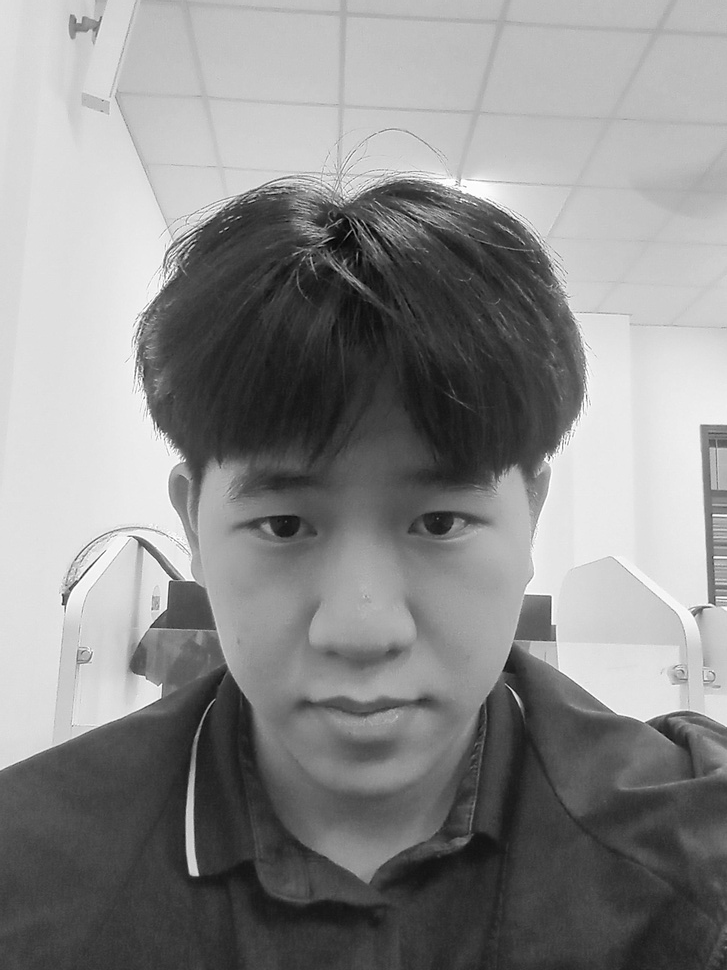
#> input picture datasets/Trinh/20250414_135045.jpg, 727 x 970 px, shrunk from 1944 x 2592 before the run; its folder holds only this picture in this run
$ python cut_picture.py
#> lines starting #> are read from the running program, lines starting #| are printed output that depends on the picture
import cv2
import os

# Thư mục chứa ảnh gốc
INPUT_DIR = "./datasets/Trinh"
# Thư mục chứa ảnh khuôn mặt sau khi cắt
OUTPUT_DIR = "./cropped_datasets/Trinh"

# Tạo thư mục output nếu chưa tồn tại
os.makedirs(OUTPUT_DIR, exist_ok=True)

# Load Haar cascade detector cho khuôn mặt
face_cascade = cv2.CascadeClassifier(cv2.data.haarcascades + "haarcascade_frontalface_default.xml")

# Duyệt qua các file ảnh trong thư mục input
for filename in os.listdir(INPUT_DIR):
    if filename.lower().endswith(('.jpg', '.jpeg', '.png')):
        path = os.path.join(INPUT_DIR, filename)
        img = cv2.imread(path)
#> img is the input picture: shape (970, 727, 3); min 0, max 255, mean 138.7
        gray = cv2.cvtColor(img, cv2.COLOR_BGR2GRAY)

        # Phát hiện khuôn mặt
        faces = face_cascade.detectMultiScale(gray, scaleFactor=1.1, minNeighbors=5)
#> faces = [[155, 379, 427, 427]]

        if len(faces) == 0:
            print(f"⚠️ Không phát hiện khuôn mặt trong {filename}")
            continue

        # Cắt từng khuôn mặt và lưu
        for i, (x, y, w, h) in enumerate(faces):
            face_img = img[y:y+h, x:x+w]
            output_filename = f"{os.path.splitext(filename)[0]}_face{i+1}.jpg"
            output_path = os.path.join(OUTPUT_DIR, output_filename)
            cv2.imwrite(output_path, face_img)
            print(f"✅ Đã lưu khuôn mặt: {output_filename}")
#> this loop made 1 pass
#| ✅ Đã lưu khuôn mặt: 20250414_135045_face1.jpg
#> pass 1, `face_img = img[y:y+h, x:x+w]`:
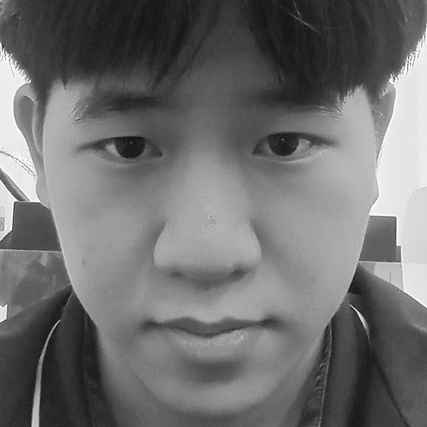
#> face_img: shape (427, 427, 3); min 7, max 255, mean 110.4

print("🎉 Xong!")

$ run again, on datasets/Trinh/20250414_135504.jpg
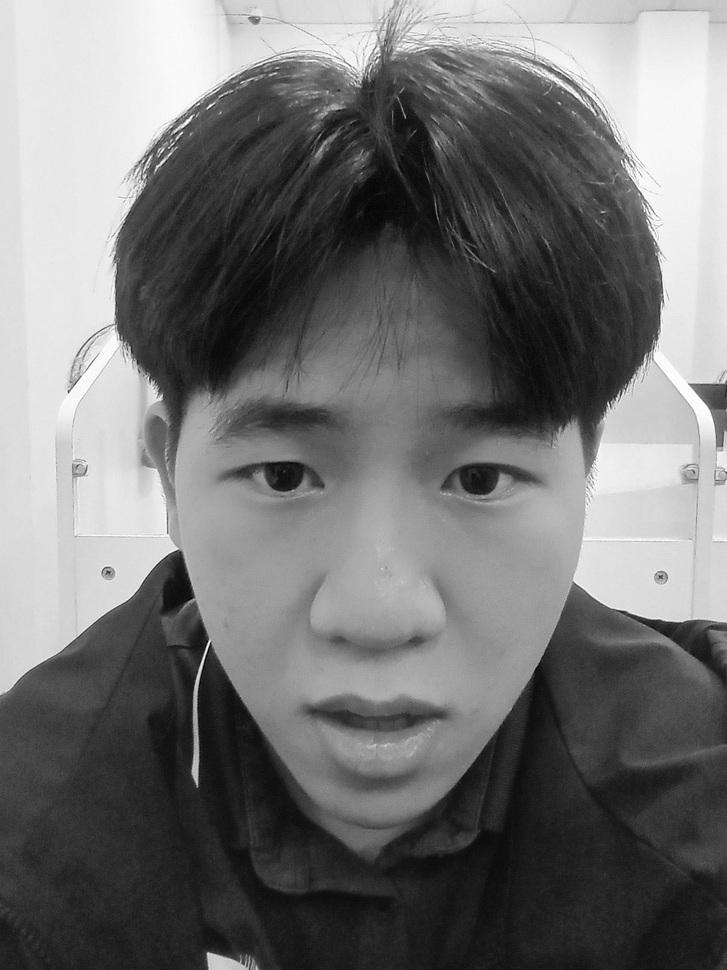
#> input picture datasets/Trinh/20250414_135504.jpg, 727 x 970 px, shrunk from 1944 x 2592 before the run
#> img is the input picture: shape (970, 727, 3); min 0, max 255, mean 115.1
#> faces = [[112, 277, 531, 531]]
#> the loop `for i, (x, y, w, h) in enumerate(faces):` made 1 pass
#> (printed output is left out)
#> pass 1, `face_img = img[y:y+h, x:x+w]`:
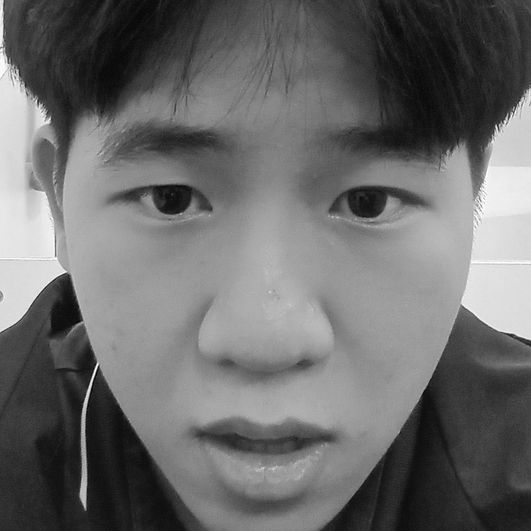
#> face_img: shape (531, 531, 3); min 0, max 255, mean 106.7

$ run again, on datasets/Trinh/User.10.13.jpg
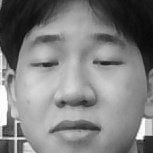
#> input picture datasets/Trinh/User.10.13.jpg, 153 x 153 px
#> img is the input picture: shape (153, 153, 3); min 0, max 255, mean 127.6
#> faces = [[11, 10, 131, 131]]
#> the loop `for i, (x, y, w, h) in enumerate(faces):` made 1 pass
#> (printed output is left out)
#> pass 1, `face_img = img[y:y+h, x:x+w]`:
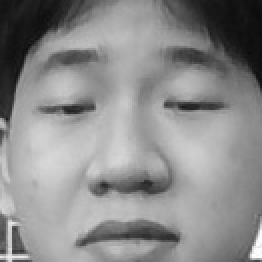
#> face_img: shape (131, 131, 3) (shown 2 times larger); min 11, max 255, mean 139.2

$ run again, on datasets/Trinh/20250414_135142.jpg
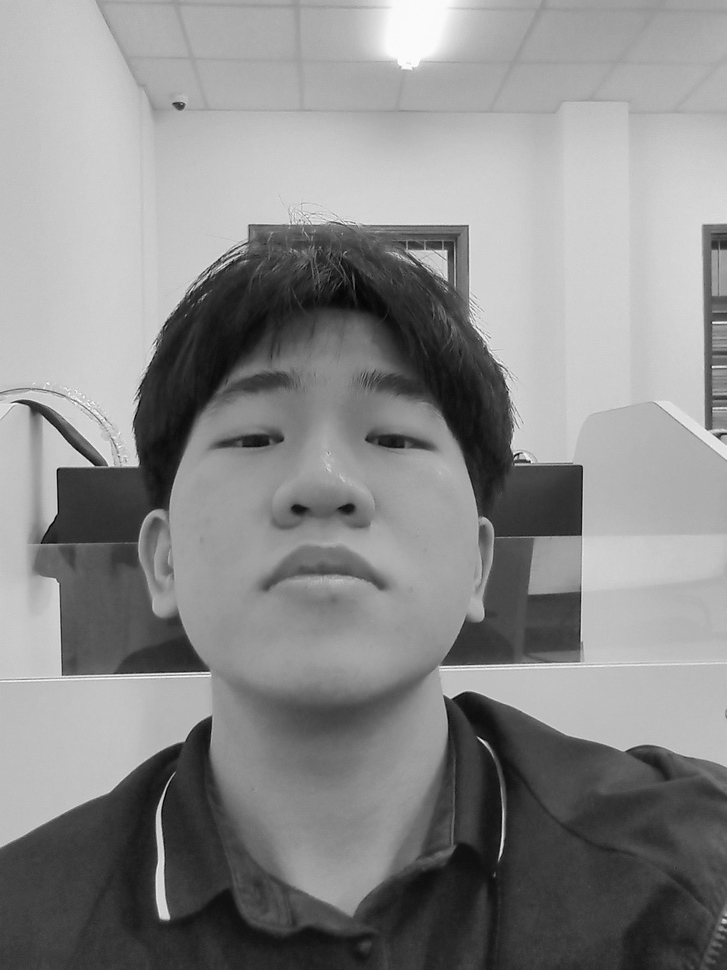
#> input picture datasets/Trinh/20250414_135142.jpg, 727 x 970 px, shrunk from 1944 x 2592 before the run
#> img is the input picture: shape (970, 727, 3); min 0, max 255, mean 137.8
#> faces = [[144, 298, 358, 358]]
#> the loop `for i, (x, y, w, h) in enumerate(faces):` made 1 pass
#> (printed output is left out)
#> pass 1, `face_img = img[y:y+h, x:x+w]`:
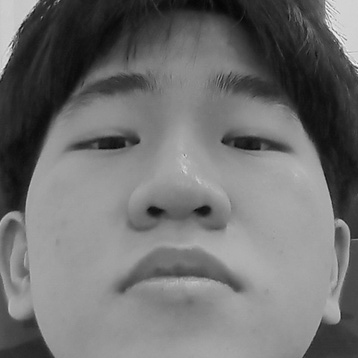
#> face_img: shape (358, 358, 3); min 6, max 249, mean 112.4
